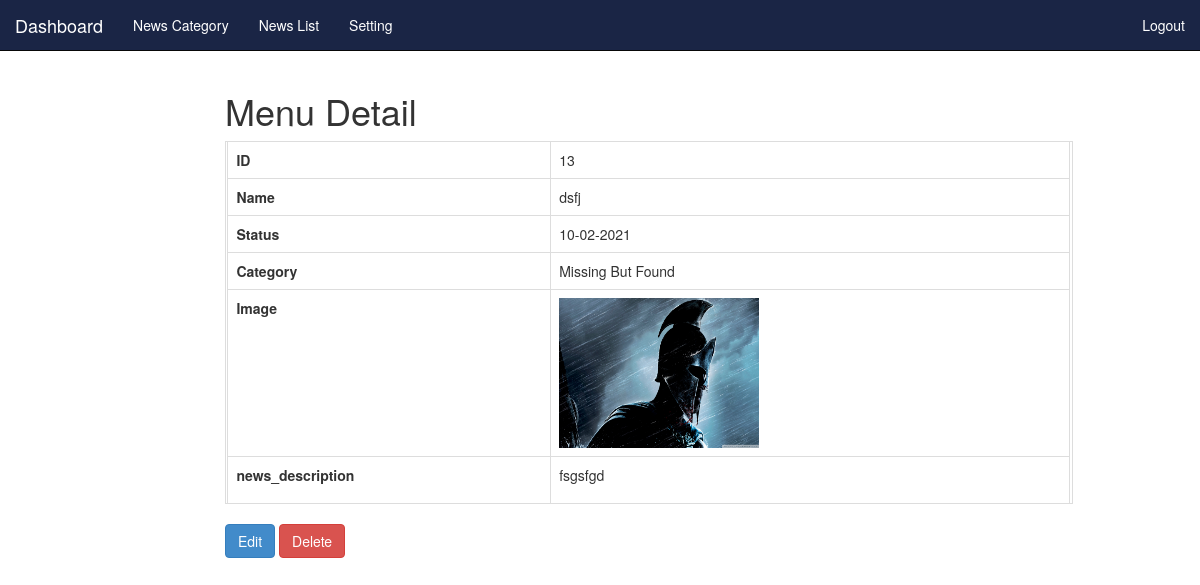
/admin/menu-detail.php?id=13 (signed in), run on the app's committed database.
### tables this page shows
CREATE TABLE `tbl_news` (
  `nid` int(11) NOT NULL,
  `news_heading` varchar(500) NOT NULL,
  `cat_id` int(11) NOT NULL,
  `news_status` int(11) NOT NULL DEFAULT 1,
  `news_date` varchar(255) NOT NULL,
  `phone` varchar(15) NOT NULL,
  `news_image` text NOT NULL,
  `news_description` text NOT NULL
);

CREATE TABLE `tbl_news_category` (
  `cid` int(11) NOT NULL,
  `category_name` varchar(20) NOT NULL,
  `category_image` text NOT NULL,
  `status` int(11) NOT NULL DEFAULT 1
);

### admin/includes/menu_data.php (the view, shortened to what this page needs)
<?php
	include_once('connect_database.php');
?>
<div id="content" class="container col-md-12">
	<?php
		if(isset($_GET['id'])){
			$ID = $_GET['id'];
		}else{
			$ID = "";
		}
		$data = array();
		$sql_query = "SELECT nid, news_heading, news_date, news_status, category_name, news_image, news_description
				FROM tbl_news m, tbl_news_category c
				WHERE m.nid = ? AND m.cat_id = c.cid";
		$stmt = $connect->stmt_init();
		if($stmt->prepare($sql_query)) {
			$stmt->bind_param('s', $ID);
			$stmt->execute();
			$stmt->store_result();
			$stmt->bind_result($data['nid'],
					$data['news_heading'],
					$data['news_date'],
					$data['news_status'],
					$data['category_name'],
					$data['news_image'],
					$data['news_description']
					);
		}
	?>
<div class="col-md-9 col-md-offset-2">
	<h1>Menu Detail</h1>
	<form method="post">
		<table table class='table table-bordered'>
			<tr class="row">
				<th class="detail">ID</th>
				<td class="detail"><?php echo $data['nid']; ?></td>
			</tr>
			<tr class="row">
				<th class="detail">Name</th>
				<td class="detail"><?php echo $data['news_heading']; ?></td>
			</tr>
				<tr class="row">
				<th class="detail">Status</th>
				<td class="detail"><?php echo $data['news_date']; ?></td>
			</tr>
			<tr class="row">
				<th class="detail">Category</th>
				<td class="detail"><?php echo $data['category_name']; ?></td>
			</tr>
			<tr class="row">
				<th class="detail">Image</th>
				<td class="detail"><img src="upload/<?php echo $data['news_image']; ?>" width="200" height="150"/></td>
			</tr>
			<tr class="row">
				<th class="detail">news_description</th>
				<td class="detail"><?php echo $data['news_description']; ?></td>
			</tr>
		</table>
	</form>
	<div id="option_menu">
			<a href="edit-menu.php?id=<?php echo $ID; ?>"><button class="btn btn-primary">Edit</button></a>
			<a href="delete-menu.php?id=<?php echo $ID; ?>"><button class="btn btn-danger">Delete</button></a>
	</div>
	</div>
</div>

### data on the page
tbl_news: nid "13", news_heading "dsfj", news_date "10-02-2021", tbl_news_category.category_name "Missing But Found", news_image (picture), news_description "fsgsfgd"
